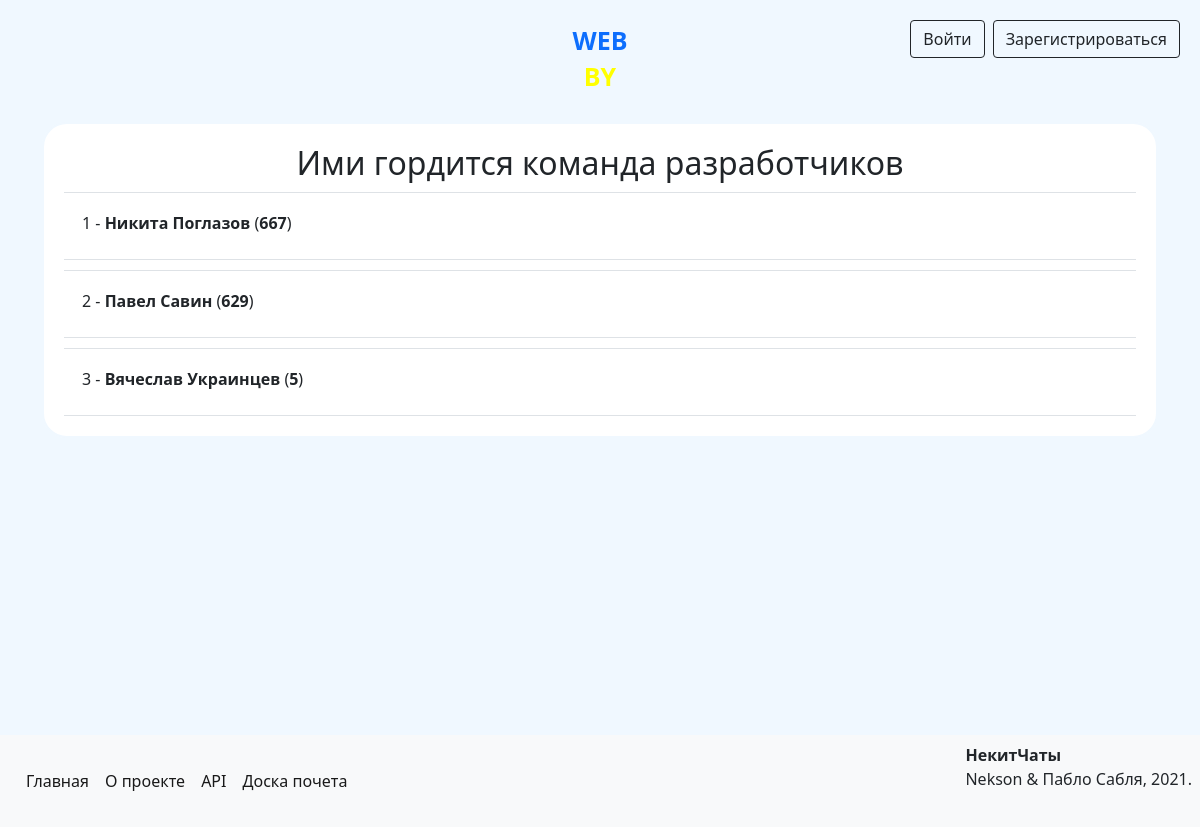
Before: /top with the older database file.
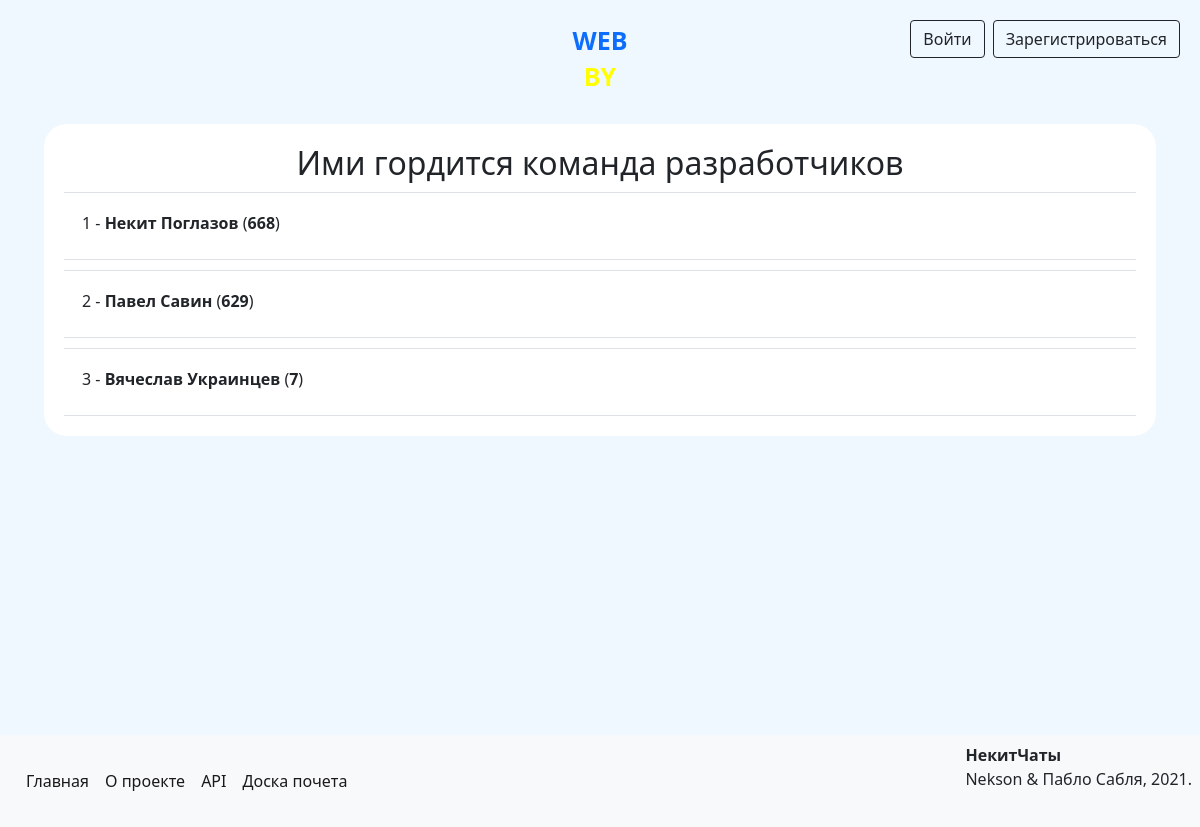
After: the same page with the newer database file.
### data/models/user.py (models this page shows, shortened)
class User(SqlAlchemyBase, UserMixin, SerializerMixin):
    __tablename__ = 'users'
    serialize_rules = ('-advertisements',)
    id = Column(Integer, autoincrement=True, primary_key=True)
    name = Column(Unicode)
    surname = Column(Unicode)
    birthday = Column(DateTime)
    email = Column(String, unique=True)
    phone_number = Column(String, unique=True)
    hashed_password = Column(String)
    registration_time = Column(DateTime, default=datetime.now)
    rating = Column(Integer, default=0)
    rank_id = Column(Integer, ForeignKey('ranks.id'))
    position = Column(Integer)
    admin = Column(Boolean, default=0)
    advertisements = relationship('Advertisement', back_populates='author')
    interests = relationship('Interest', secondary='users_to_interests', backref='users')
    rank = relationship('Rank')

### main.py (the view)
@app.route('/top')
def top():
    session = create_session()
    users = session.query(User).order_by(User.position).filter(User.position <= 100).all()
    return render_template('top.html', top_users=users)

### data/db_session.py (called while the page is built)
def create_session() -> Session:
    global __factory
    return __factory()

### templates/top.html
{% extends "base.html" %}
{% block content %}
    <form>
        <div class="clearfix">
            <h2 align="center">Ими гордится команда разработчиков</h2>
        </div>
        {% for user in top_users %}
            <div class="p-2 border-top border-bottom">
                <div class="clearfix">
                    <a class="text-reset" href="/profile/{{ user.id }}">
                        <p>
                            {{ user.position }} - <b>{{ user.name }} {{ user.surname }}</b> (<b>{{ user.rating }}</b>)
                        </p>
                    </a>
                </div>
            </div>
        {% endfor %}
    </form>
{% endblock %}

Changed rows visible on the page:
changed User "Поглазов": name "Никита" → "Некит"; rating "667" → "668"
changed User "Вячеслав": rating "5" → "7"
